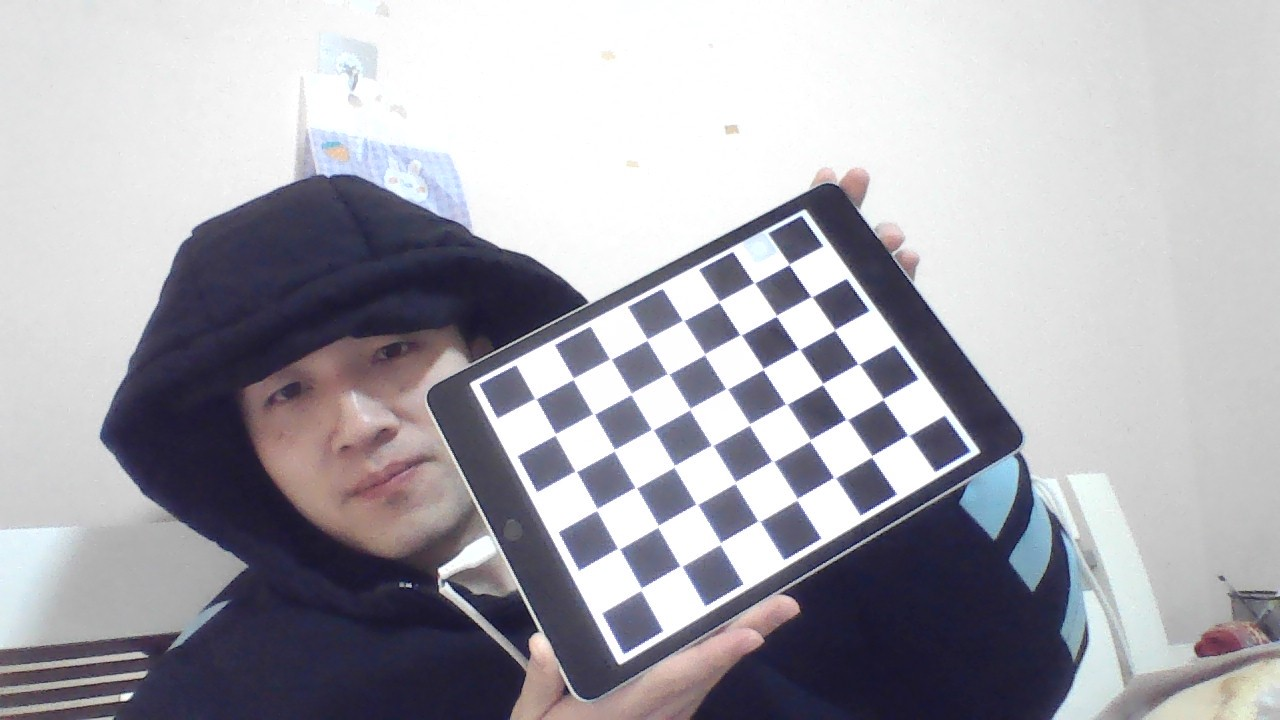
#> input picture calibration_pic/WIN_20240225_20_13_40_Pro.jpg, 1280 x 720 px, given in place of the camera
$ jupyter execute --allow-errors calibration.ipynb   (older library calls are emulated)   (text cells are left out)
#> lines starting #> are read from the running program, lines starting #| are printed output that depends on the picture; after the words box and inside, x2 and y2 are one past the last pixel; in counts of white or black regions, pixels touching at a corner belong together
[cell 1]
import cv2
camera = cv2.VideoCapture(0)
i = 1
while i < 50:
    _, frame = camera.read()
#> frame is the input picture: shape (720, 1280, 3); mean B, G, R 174.9, 167.7, 168.9
    cv2.imwrite("E:\OneDrive\AiLearning\myPointCalibration\cali2"+str(i)+'.jpg', frame, [int(cv2.IMWRITE_PNG_COMPRESSION), 0])
    cv2.imshow('frame', frame)
    i += 1
    if cv2.waitKey(200) & 0xFF == 27: # 按ESC键退出
#> (key Esc is pressed here)
        break

cv2.destroyAllWindows()

[cell 2]
import numpy as np
import cv2
import glob

# 准备标定板上角点的物理坐标，假设标定板正好在世界坐标系的原点，
# 例如，使用一个标准的棋盘格标定板，每个格子的大小为square_size，
# 棋盘格的大小为 (width, height)。
square_size = 2.0  # 实际测量的格子大小
width, height = 11, 8  # 内角点的数量
objp = np.zeros((width*height, 3), np.float32)
# 将世界坐标系建在标定板上，所有点的Z坐标全部为0，所以只需要赋值x和y
objp[:,:2] = np.mgrid[0:width,0:height].T.reshape(-1,2) * square_size

# 保存角点的数组
objpoints = [] # 3d point in real world space
imgpoints = [] # 2d points in image plane.

# 读取图像文件

images = glob.glob('dataset36/right/*.bmp')

criteria = (cv2.TERM_CRITERIA_EPS + cv2.TERM_CRITERIA_MAX_ITER, 30, 0.001)

for fname in images:
    img = cv2.imread(fname)
    gray = cv2.cvtColor(img, cv2.COLOR_BGR2GRAY)

    # 查找棋盘格角点
    ret, corners = cv2.findChessboardCorners(gray, (width,height), None)

    # 如果找到了，添加物理坐标和图像坐标
    if ret == True:
        objpoints.append(objp) #物理坐标的z都为0
        corners2 = cv2.cornerSubPix(gray,corners, (11,11), (-1,-1), criteria)
        imgpoints.append(corners2)

        # 可以选择绘制并显示角点
        cv2.drawChessboardCorners(img, (width,height), corners2, ret)
        cv2.imshow('img', img)
        cv2.waitKey(300)

cv2.destroyAllWindows()

# 标定
#> (the rest of this cell did not finish here and is left out)

[cell 3]
import math
obj_points = objp #存储3D点
img_points = []

camera = cv2.VideoCapture(0)

while True:
    _,frame = camera.read()
    gray = cv2.cvtColor(frame, cv2.COLOR_BGR2GRAY)
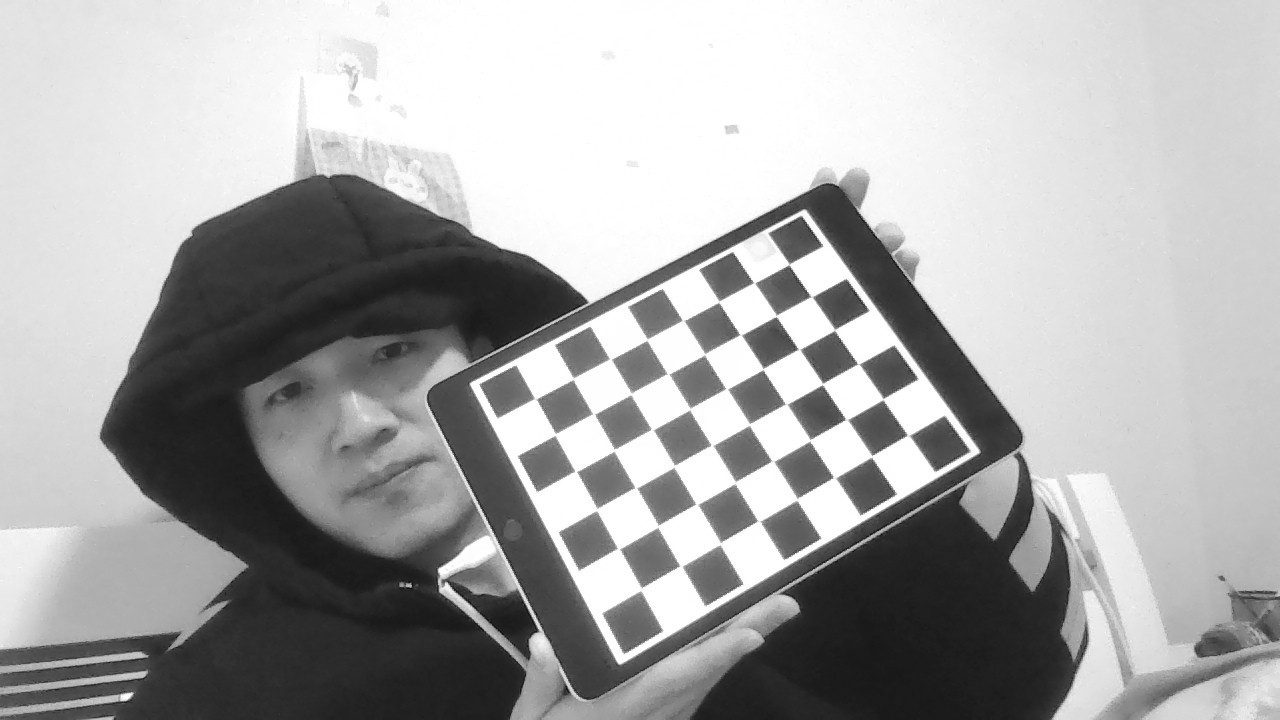
#> gray: shape (720, 1280); min 9, max 255, mean 168.9
    size = gray.shape[::-1]
#> size = (1280, 720)
    ret, corners = cv2.findChessboardCorners(gray, (width,height), None)
#> ret = False; corners = None
    if ret:
        #是使用NumPy库将corners列表（或任何可迭代对象）转换为NumPy数组的过程
        img_points = np.array(corners)
        cv2.drawChessboardCorners(frame, (width,height),corners,ret)

        # rvec: 旋转向量 tvec: 平移向量
        _,rvec,tvec = cv2.solvePnP(obj_points, img_points, Camera_intrincsic["mtx"], Camera_intrincsic["dist"]) #解算位姿
        distance = math.sqrt(tvec[0]**2 + tvec[1]**2 + tvec[2]** 2) #计算距离
        rvec_matrix = cv2.Rodrigues(rvec)[0]  # 旋转向量->旋转矩阵
        # 通过将rvec_matrix和tvec水平堆叠，我们得到了一个3x4的矩阵，它将旋转和平移组合在一起，形成了一个完整的刚体变换矩阵或投影矩阵。这个矩阵可以用于将三维点从一个坐标系转换到另一个坐标系
        proj_matrix = np.hstack((rvec_matrix, tvec)) #用于水平（按列顺序）堆叠数组。它接收一个元组或列表作为输入，其中包含要堆叠的数组。
        eulerAngels = cv2.decomposeProjectionMatrix(proj_matrix)[6] #欧拉角
        pitch ,yaw, roll = eulerAngels[0], eulerAngels[1] ,eulerAngels[2]
        cv2.putText(frame, "dist: %.2fcm, yaw: %.2f, pitch: %.2f, roll: %.2f" % (distance, yaw, pitch, roll), (10, frame.shape[0] - 20), cv2.FONT_HERSHEY_SIMPLEX, 0.7, (0, 255, 0), 2)
        cv2.imshow("frame", frame)
        if cv2.waitKey(1) & 0xFF == 27: #按esc退出
            break
    else:   # 画面中没有棋盘格
        cv2.putText(frame, "Unable to Detect Chessboard", (20, frame.shape[0] - 20), cv2.FONT_HERSHEY_SIMPLEX, 1.3, (0, 0, 255), 3)
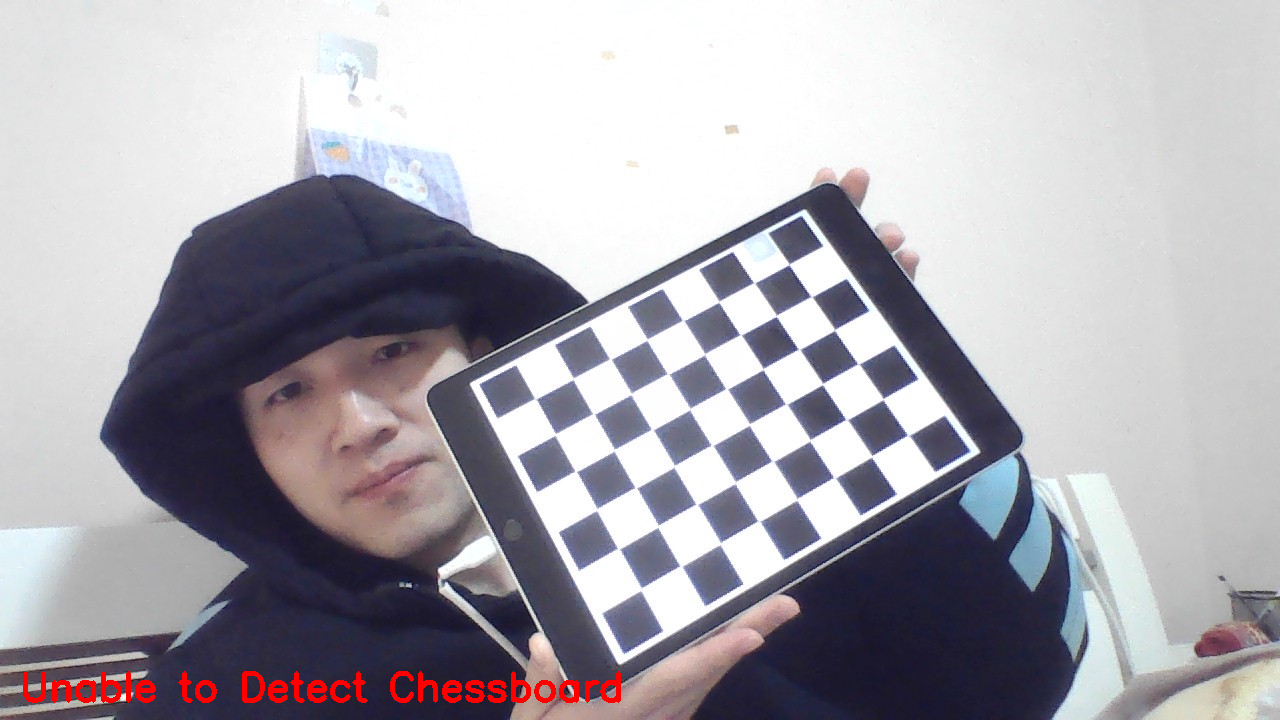
#> frame: shape (720, 1280, 3); 0.73% of pixels changed, all inside (x1, y1, x2, y2) = (23, 671, 621, 703)
        cv2.imshow('frame', frame)
        if cv2.waitKey(1) & 0xFF == 27: # 按ESC键退出
#> (key Esc is pressed here)
            break
cv2.destroyAllWindows()

[cell 4]
calibration_right_data = np.load('calibration_data_right.npz')
#> (reads calibration_data_right.npz from the repository)
mtx_right_loaded = calibration_right_data['mtx']
dist_right_loaded = calibration_right_data['dist']
print("Camera matrix : \n")
print(mtx_right_loaded)
print("dist : \n")
print(dist_right_loaded)

[cell 5]
import numpy as np
import cv2
import glob
import math

#设置标定版参数
square_size = 2.0
pattern_size = (11, 8)
# np.prod(pattern_size)计算pattern_size中所有元素的乘积，即棋盘格内角点的总数（在这个例子中是54），3表示三维空间中的坐标（X, Y, Z）。
# np.float32指定了数组的数据类型为32位浮点数。
pattern_points = np.zeros((np.prod(pattern_size), 3), np.float32)
# 为棋盘格的每个内角点生成一个三维世界坐标系中的位置，其中Z坐标默认为0（因为假设棋盘格平放在XY平面上）。
pattern_points[:, :2] = np.mgrid[0:pattern_size[0], 0:pattern_size[1]].T.reshape(-1, 2)
pattern_points *= square_size

# mtx_left_loaded = np.array([[4.75264855e+03, 0.00000000e+00, 1.29080096e+03],
#  [0.00000000e+00, 4.75252296e+03, 1.01682863e+03],
#  [0.00000000e+00, 0.00000000e+00, 1.00000000e+00]])
# dist_left_loaded = np.array([[-8.56442070e-03, -2.95830396e-01, -4.96994179e-04, -1.91385150e-04, 6.89369709e+00]])

# mtx_right_loaded = np.array([[4.73199401e+03, 0.00000000e+00, 1.25612416e+03],
#  [0.00000000e+00, 4.73199806e+03, 1.05937725e+03],
#  [0.00000000e+00, 0.00000000e+00, 1.00000000e+00]])
# dist_right_loaded = np.array([[-2.57534938e-02,  3.08796286e-01,  3.83915597e-04,  1.00553239e-03, 8.11122867e-01]])
# 读取内参矩阵和畸变系数
calibration_left_data = np.load('calibration_data_left.npz')
#> (reads calibration_data_left.npz from the repository)
mtx_left_loaded = calibration_left_data['mtx']
dist_left_loaded = calibration_left_data['dist']

calibration_right_data = np.load('calibration_data_right.npz')
mtx_right_loaded = calibration_right_data['mtx']
dist_right_loaded = calibration_right_data['dist']

#准备对象点和图像点的存储列表
obj_points = []
img_points_left = []
img_points_right = []

#加载左右相机的图像
images_left = glob.glob('dataset36/left/*.bmp')
images_right = glob.glob('dataset36/right/*.bmp')


for img_left_path, img_right_path in zip(images_left, images_right):#表示对images_left和images_right两个列表进行遍历，同时取出对应位置上的元素img_left_path和img_right_path。
    img_left = cv2.imread(img_left_path, cv2.IMREAD_GRAYSCALE)
    img_right=  cv2.imread(img_right_path, cv2.IMREAD_GRAYSCALE)
    # cv2.imshow('img', img_left)
    # cv2.waitKey(300)

    # 在左右图像中查找角点
    found_left, corners_left = cv2.findChessboardCorners(img_left, pattern_size)
    found_right, corners_right = cv2.findChessboardCorners(img_right, pattern_size)

    if found_left and found_right:
        # 优化角点位置
        term = (cv2.TERM_CRITERIA_EPS + cv2.TERM_CRITERIA_COUNT, 30, 0.1)
        cv2.cornerSubPix(img_left, corners_left, (5, 5), (-1, -1), term)
        cv2.cornerSubPix(img_right, corners_right, (5, 5), (-1, -1), term)

        img_points_left.append(corners_left.reshape(-1, 2))
        img_points_right.append(corners_right.reshape(-1, 2))
        obj_points.append(pattern_points)

# 进行立体标定，计算两个相机之间的相对位置（外参）和各自的内参（焦距、主点位置、畸变系数等）。
#> (the rest of this cell did not finish here and is left out)

[cell 6]
import numpy as np
import cv2
# 读取单目内参矩阵和畸变系数
calibration_left_data = np.load('calibration_data_left.npz')
mtx_left_loaded = calibration_left_data['mtx']
dist_left_loaded = calibration_left_data['dist']

calibration_right_data = np.load('calibration_data_right.npz')
mtx_right_loaded = calibration_right_data['mtx']
dist_right_loaded = calibration_right_data['dist']

stereocali_data = np.load('stereocali.npz')
#> (reads stereocali.npz from the repository)
